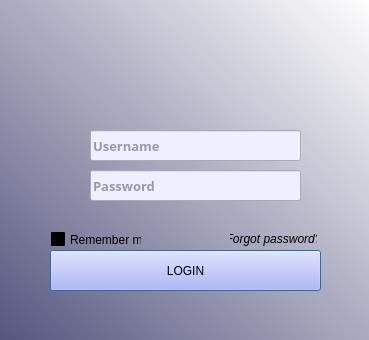
<?xml version="1.0" encoding="UTF-8"?>
<ui version="4.0">
 <class>login</class>
 <widget class="QDialog" name="login">
  <property name="geometry">
   <rect>
    <x>0</x>
    <y>0</y>
    <width>369</width>
    <height>340</height>
   </rect>
  </property>
  <property name="sizePolicy">
   <sizepolicy hsizetype="Fixed" vsizetype="Fixed">
    <horstretch>0</horstretch>
    <verstretch>0</verstretch>
   </sizepolicy>
  </property>
  <property name="windowTitle">
   <string>Dialog</string>
  </property>
  <property name="styleSheet">
   <string notr="true">background-color: qlineargradient(spread:pad, x1:0, y1:1, x2:1, y2:0, stop:0 rgba(85, 85, 127, 250), stop:1 rgba(255, 255, 255, 255));
</string>
  </property>
  <property name="sizeGripEnabled">
   <bool>false</bool>
  </property>
  <property name="modal">
   <bool>false</bool>
  </property>
  <widget class="QLabel" name="label">
   <property name="geometry">
    <rect>
     <x>120</x>
     <y>10</y>
     <width>151</width>
     <height>111</height>
    </rect>
   </property>
   <property name="sizePolicy">
    <sizepolicy hsizetype="Preferred" vsizetype="Preferred">
     <horstretch>0</horstretch>
     <verstretch>0</verstretch>
    </sizepolicy>
   </property>
   <property name="styleSheet">
    <string notr="true">background-color: qlineargradient(spread:pad, x1:1, y1:0, x2:1, y2:0, stop:0 rgba(0, 0, 0, 0), stop:1 rgba(255, 255, 255, 255));</string>
   </property>
   <property name="frameShape">
    <enum>QFrame::NoFrame</enum>
   </property>
   <property name="text">
    <string/>
   </property>
   <property name="pixmap">
    <pixmap resource="resource.qrc">:/resource/img/person.png</pixmap>
   </property>
   <property name="scaledContents">
    <bool>true</bool>
   </property>
   <property name="alignment">
    <set>Qt::AlignCenter</set>
   </property>
  </widget>
  <widget class="QLineEdit" name="username_edit">
   <property name="geometry">
    <rect>
     <x>90</x>
     <y>130</y>
     <width>211</width>
     <height>31</height>
    </rect>
   </property>
   <property name="font">
    <font>
     <family>Segoe UI Semibold</family>
     <pointsize>10</pointsize>
     <weight>75</weight>
     <bold>true</bold>
    </font>
   </property>
   <property name="styleSheet">
    <string notr="true">background-color: rgb(239, 240, 255);
color: rgb(68, 66, 81);</string>
   </property>
   <property name="text">
    <string/>
   </property>
   <property name="cursorPosition">
    <number>0</number>
   </property>
   <property name="placeholderText">
    <string>Username</string>
   </property>
  </widget>
  <widget class="QLineEdit" name="passwd_edit">
   <property name="geometry">
    <rect>
     <x>90</x>
     <y>170</y>
     <width>211</width>
     <height>31</height>
    </rect>
   </property>
   <property name="font">
    <font>
     <family>Segoe UI Semibold</family>
     <pointsize>10</pointsize>
     <weight>75</weight>
     <bold>true</bold>
    </font>
   </property>
   <property name="styleSheet">
    <string notr="true">background-color: rgb(239, 240, 255);
color: rgb(68, 66, 81);</string>
   </property>
   <property name="text">
    <string/>
   </property>
   <property name="echoMode">
    <enum>QLineEdit::Password</enum>
   </property>
   <property name="cursorPosition">
    <number>0</number>
   </property>
   <property name="placeholderText">
    <string>Password</string>
   </property>
  </widget>
  <widget class="QLabel" name="label_2">
   <property name="geometry">
    <rect>
     <x>50</x>
     <y>130</y>
     <width>31</width>
     <height>31</height>
    </rect>
   </property>
   <property name="styleSheet">
    <string notr="true">background-color: qlineargradient(spread:pad, x1:1, y1:0, x2:1, y2:0, stop:0 rgba(0, 0, 0, 0), stop:1 rgba(255, 255, 255, 255));</string>
   </property>
   <property name="text">
    <string/>
   </property>
   <property name="pixmap">
    <pixmap resource="resource.qrc">:/resource/img/user.png</pixmap>
   </property>
   <property name="scaledContents">
    <bool>true</bool>
   </property>
  </widget>
  <widget class="QLabel" name="label_3">
   <property name="geometry">
    <rect>
     <x>50</x>
     <y>170</y>
     <width>31</width>
     <height>31</height>
    </rect>
   </property>
   <property name="styleSheet">
    <string notr="true">background-color: qlineargradient(spread:pad, x1:1, y1:0, x2:1, y2:0, stop:0 rgba(0, 0, 0, 0), stop:1 rgba(255, 255, 255, 255));</string>
   </property>
   <property name="text">
    <string/>
   </property>
   <property name="pixmap">
    <pixmap resource="resource.qrc">:/resource/img/lock.png</pixmap>
   </property>
   <property name="scaledContents">
    <bool>true</bool>
   </property>
  </widget>
  <widget class="QPushButton" name="pushButton">
   <property name="geometry">
    <rect>
     <x>50</x>
     <y>250</y>
     <width>271</width>
     <height>41</height>
    </rect>
   </property>
   <property name="styleSheet">
    <string notr="true">background-color: rgb(170, 170, 255);</string>
   </property>
   <property name="text">
    <string>LOGIN</string>
   </property>
  </widget>
  <widget class="QCheckBox" name="checkBox">
   <property name="geometry">
    <rect>
     <x>51</x>
     <y>231</y>
     <width>91</width>
     <height>17</height>
    </rect>
   </property>
   <property name="styleSheet">
    <string notr="true">background-color: qlineargradient(spread:pad, x1:1, y1:0, x2:1, y2:0, stop:0 rgba(0, 0, 0, 0), stop:1 rgba(255, 255, 255, 255));</string>
   </property>
   <property name="text">
    <string>Remember me</string>
   </property>
  </widget>
  <widget class="QLabel" name="label_4">
   <property name="geometry">
    <rect>
     <x>230</x>
     <y>231</y>
     <width>87</width>
     <height>16</height>
    </rect>
   </property>
   <property name="font">
    <font>
     <italic>true</italic>
    </font>
   </property>
   <property name="styleSheet">
    <string notr="true">background-color: qlineargradient(spread:pad, x1:1, y1:0, x2:1, y2:0, stop:0 rgba(0, 0, 0, 0), stop:1 rgba(255, 255, 255, 255));</string>
   </property>
   <property name="text">
    <string>Forgot password?</string>
   </property>
   <property name="alignment">
    <set>Qt::AlignCenter</set>
   </property>
  </widget>
 </widget>
 <resources>
  <include location="resource.qrc"/>
 </resources>
 <connections/>
</ui>
